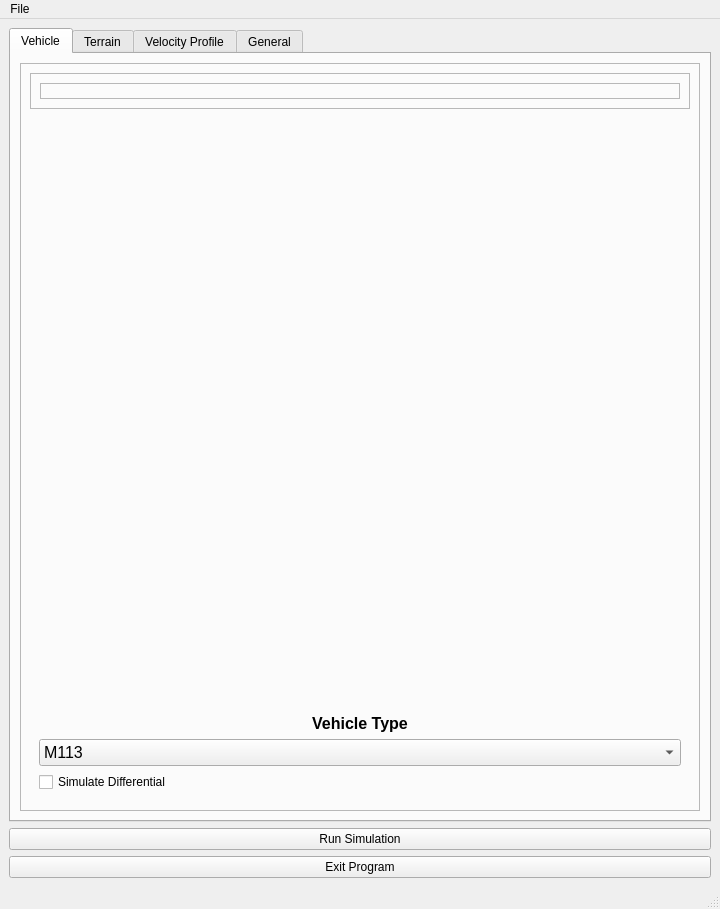
<?xml version="1.0" encoding="UTF-8"?>
<ui version="4.0">
 <author>Slav</author>
 <class>MainWindow</class>
 <widget class="QMainWindow" name="MainWindow">
  <property name="geometry">
   <rect>
    <x>0</x>
    <y>0</y>
    <width>720</width>
    <height>909</height>
   </rect>
  </property>
  <property name="windowTitle">
   <string>MainWindow</string>
  </property>
  <widget class="QWidget" name="centralwidget">
   <layout class="QVBoxLayout" name="verticalLayout_11">
    <item>
     <widget class="QTabWidget" name="tabWidget">
      <property name="currentIndex">
       <number>0</number>
      </property>
      <widget class="QWidget" name="tabVehicle">
       <attribute name="title">
        <string>Vehicle</string>
       </attribute>
       <layout class="QVBoxLayout" name="verticalLayout_12">
        <item>
         <widget class="QFrame" name="frameVehicle">
          <property name="frameShape">
           <enum>QFrame::StyledPanel</enum>
          </property>
          <property name="frameShadow">
           <enum>QFrame::Raised</enum>
          </property>
          <layout class="QVBoxLayout" name="verticalLayout_7">
           <item>
            <widget class="QFrame" name="frameImg">
             <property name="frameShape">
              <enum>QFrame::StyledPanel</enum>
             </property>
             <property name="frameShadow">
              <enum>QFrame::Raised</enum>
             </property>
             <layout class="QVBoxLayout" name="verticalLayout_8">
              <item>
               <widget class="QLabel" name="labelVehicleImg">
                <property name="enabled">
                 <bool>true</bool>
                </property>
                <property name="sizePolicy">
                 <sizepolicy hsizetype="Minimum" vsizetype="Minimum">
                  <horstretch>0</horstretch>
                  <verstretch>0</verstretch>
                 </sizepolicy>
                </property>
                <property name="frameShape">
                 <enum>QFrame::StyledPanel</enum>
                </property>
                <property name="text">
                 <string/>
                </property>
                <property name="pixmap">
                 <pixmap resource="resources/resource_file.qrc">:/Vehicles/M113.jpg</pixmap>
                </property>
                <property name="scaledContents">
                 <bool>false</bool>
                </property>
                <property name="alignment">
                 <set>Qt::AlignCenter</set>
                </property>
                <property name="wordWrap">
                 <bool>false</bool>
                </property>
                <property name="openExternalLinks">
                 <bool>false</bool>
                </property>
               </widget>
              </item>
             </layout>
            </widget>
           </item>
           <item>
            <widget class="QFrame" name="frameVehicleType">
             <property name="focusPolicy">
              <enum>Qt::NoFocus</enum>
             </property>
             <property name="layoutDirection">
              <enum>Qt::LeftToRight</enum>
             </property>
             <property name="frameShape">
              <enum>QFrame::NoFrame</enum>
             </property>
             <property name="frameShadow">
              <enum>QFrame::Raised</enum>
             </property>
             <layout class="QVBoxLayout" name="verticalLayout">
              <item>
               <spacer name="verticalSpacer_6">
                <property name="orientation">
                 <enum>Qt::Vertical</enum>
                </property>
                <property name="sizeHint" stdset="0">
                 <size>
                  <width>20</width>
                  <height>40</height>
                 </size>
                </property>
               </spacer>
              </item>
              <item>
               <widget class="QLabel" name="labelVehicleType">
                <property name="font">
                 <font>
                  <pointsize>12</pointsize>
                  <weight>75</weight>
                  <bold>true</bold>
                 </font>
                </property>
                <property name="text">
                 <string>Vehicle Type</string>
                </property>
                <property name="alignment">
                 <set>Qt::AlignCenter</set>
                </property>
               </widget>
              </item>
              <item>
               <widget class="QComboBox" name="comboBoxVehicleType">
                <property name="font">
                 <font>
                  <pointsize>12</pointsize>
                 </font>
                </property>
                <item>
                 <property name="text">
                  <string>M113</string>
                 </property>
                </item>
                <item>
                 <property name="text">
                  <string>Namer</string>
                 </property>
                </item>
                <item>
                 <property name="text">
                  <string>Eitan</string>
                 </property>
                </item>
                <item>
                 <property name="text">
                  <string>Merkava</string>
                 </property>
                </item>
                <item>
                 <property name="text">
                  <string>Merkava (With Spikes)</string>
                 </property>
                </item>
               </widget>
              </item>
              <item>
               <widget class="QCheckBox" name="checkBoxDifferential">
                <property name="text">
                 <string>Simulate Differential</string>
                </property>
               </widget>
              </item>
             </layout>
            </widget>
           </item>
          </layout>
         </widget>
        </item>
       </layout>
      </widget>
      <widget class="QWidget" name="tabTerrain">
       <attribute name="title">
        <string>Terrain</string>
       </attribute>
       <layout class="QVBoxLayout" name="verticalLayout_13">
        <item>
         <widget class="QFrame" name="frameTerrain">
          <property name="frameShape">
           <enum>QFrame::StyledPanel</enum>
          </property>
          <property name="frameShadow">
           <enum>QFrame::Raised</enum>
          </property>
          <layout class="QVBoxLayout" name="verticalLayout_21">
           <item>
            <widget class="QFrame" name="frameTerrainType">
             <property name="frameShape">
              <enum>QFrame::StyledPanel</enum>
             </property>
             <property name="frameShadow">
              <enum>QFrame::Raised</enum>
             </property>
             <layout class="QVBoxLayout" name="verticalLayout_19">
              <item>
               <widget class="QLabel" name="labelTerrainProp">
                <property name="font">
                 <font>
                  <pointsize>12</pointsize>
                  <weight>75</weight>
                  <bold>true</bold>
                 </font>
                </property>
                <property name="text">
                 <string>Terrain Properties</string>
                </property>
                <property name="alignment">
                 <set>Qt::AlignCenter</set>
                </property>
               </widget>
              </item>
              <item>
               <widget class="QFrame" name="frameProps">
                <property name="frameShape">
                 <enum>QFrame::StyledPanel</enum>
                </property>
                <property name="frameShadow">
                 <enum>QFrame::Raised</enum>
                </property>
                <layout class="QHBoxLayout" name="horizontalLayout_2">
                 <item>
                  <widget class="QFrame" name="frameTerrainPropsParams">
                   <property name="frameShape">
                    <enum>QFrame::StyledPanel</enum>
                   </property>
                   <property name="frameShadow">
                    <enum>QFrame::Raised</enum>
                   </property>
                   <layout class="QHBoxLayout" name="horizontalLayout">
                    <item>
                     <widget class="QFrame" name="frameTerrainTypeChoice">
                      <property name="frameShape">
                       <enum>QFrame::StyledPanel</enum>
                      </property>
                      <property name="frameShadow">
                       <enum>QFrame::Raised</enum>
                      </property>
                      <layout class="QVBoxLayout" name="verticalLayout_9">
                       <item>
                        <widget class="QRadioButton" name="radioBtnRoad">
                         <property name="text">
                          <string>Road</string>
                         </property>
                         <property name="checked">
                          <bool>true</bool>
                         </property>
                        </widget>
                       </item>
                       <item>
                        <widget class="QRadioButton" name="radioBtnSoil">
                         <property name="text">
                          <string>Soil</string>
                         </property>
                        </widget>
                       </item>
                       <item>
                        <spacer name="verticalSpacer_4">
                         <property name="orientation">
                          <enum>Qt::Vertical</enum>
                         </property>
                         <property name="sizeHint" stdset="0">
                          <size>
                           <width>20</width>
                           <height>40</height>
                          </size>
                         </property>
                        </spacer>
                       </item>
                      </layout>
                     </widget>
                    </item>
                    <item>
                     <widget class="QFrame" name="frameTerrainTypeParams">
                      <property name="frameShape">
                       <enum>QFrame::StyledPanel</enum>
                      </property>
                      <property name="frameShadow">
                       <enum>QFrame::Raised</enum>
                      </property>
                      <layout class="QVBoxLayout" name="verticalLayout_2">
                       <item>
                        <widget class="QLabel" name="labelParams">
                         <property name="text">
                          <string>Params:</string>
                         </property>
                        </widget>
                       </item>
                       <item>
                        <widget class="QLabel" name="labelTerrainPropParams">
                         <property name="text">
                          <string>init</string>
                         </property>
                        </widget>
                       </item>
                       <item>
                        <widget class="QLabel" name="labelTerrainSoilType">
                         <property name="text">
                          <string>Soil Type:</string>
                         </property>
                        </widget>
                       </item>
                       <item>
                        <widget class="QComboBox" name="comboBoxTerrainPropsSoilType">
                         <item>
                          <property name="text">
                           <string>Default</string>
                          </property>
                         </item>
                         <item>
                          <property name="text">
                           <string>Dry Sand</string>
                          </property>
                         </item>
                         <item>
                          <property name="text">
                           <string>Megiddo_B</string>
                          </property>
                         </item>
                         <item>
                          <property name="text">
                           <string>LETE Sand</string>
                          </property>
                         </item>
                         <item>
                          <property name="text">
                           <string>Heavy Clay W.E.S</string>
                          </property>
                         </item>
                        </widget>
                       </item>
                       <item>
                        <spacer name="verticalSpacer">
                         <property name="orientation">
                          <enum>Qt::Vertical</enum>
                         </property>
                         <property name="sizeHint" stdset="0">
                          <size>
                           <width>20</width>
                           <height>40</height>
                          </size>
                         </property>
                        </spacer>
                       </item>
                      </layout>
                     </widget>
                    </item>
                    <item>
                     <spacer name="horizontalSpacer">
                      <property name="orientation">
                       <enum>Qt::Horizontal</enum>
                      </property>
                      <property name="sizeHint" stdset="0">
                       <size>
                        <width>40</width>
                        <height>20</height>
                       </size>
                      </property>
                     </spacer>
                    </item>
                   </layout>
                  </widget>
                 </item>
                 <item>
                  <widget class="QFrame" name="frameTerrainPropsGeneral">
                   <property name="frameShape">
                    <enum>QFrame::StyledPanel</enum>
                   </property>
                   <property name="frameShadow">
                    <enum>QFrame::Raised</enum>
                   </property>
                   <layout class="QVBoxLayout" name="verticalLayout_5">
                    <item>
                     <widget class="QLabel" name="labelStartPoint">
                      <property name="text">
                       <string>Start Point:</string>
                      </property>
                     </widget>
                    </item>
                    <item>
                     <widget class="QSpinBox" name="spinBox_StartPoint">
                      <property name="minimum">
                       <number>-100</number>
                      </property>
                      <property name="maximum">
                       <number>100</number>
                      </property>
                      <property name="singleStep">
                       <number>10</number>
                      </property>
                      <property name="value">
                       <number>-10</number>
                      </property>
                     </widget>
                    </item>
                    <item>
                     <widget class="QSlider" name="slider_StartPoint">
                      <property name="minimum">
                       <number>-100</number>
                      </property>
                      <property name="maximum">
                       <number>100</number>
                      </property>
                      <property name="singleStep">
                       <number>10</number>
                      </property>
                      <property name="value">
                       <number>-10</number>
                      </property>
                      <property name="orientation">
                       <enum>Qt::Horizontal</enum>
                      </property>
                      <property name="invertedAppearance">
                       <bool>false</bool>
                      </property>
                     </widget>
                    </item>
                    <item>
                     <widget class="QLabel" name="labelEndPoint">
                      <property name="text">
                       <string>End Point:</string>
                      </property>
                     </widget>
                    </item>
                    <item>
                     <widget class="QSpinBox" name="spinBox_EndPoint">
                      <property name="minimum">
                       <number>100</number>
                      </property>
                      <property name="maximum">
                       <number>10000</number>
                      </property>
                      <property name="singleStep">
                       <number>100</number>
                      </property>
                      <property name="value">
                       <number>600</number>
                      </property>
                     </widget>
                    </item>
                    <item>
                     <widget class="QSlider" name="slider_EndPoint">
                      <property name="minimum">
                       <number>100</number>
                      </property>
                      <property name="maximum">
                       <number>10000</number>
                      </property>
                      <property name="singleStep">
                       <number>100</number>
                      </property>
                      <property name="value">
                       <number>600</number>
                      </property>
                      <property name="orientation">
                       <enum>Qt::Horizontal</enum>
                      </property>
                     </widget>
                    </item>
                    <item>
                     <widget class="QLabel" name="labelOffset">
                      <property name="text">
                       <string>Z Offset:</string>
                      </property>
                     </widget>
                    </item>
                    <item>
                     <widget class="QDoubleSpinBox" name="doubleSpinBox_Offset">
                      <property name="decimals">
                       <number>1</number>
                      </property>
                      <property name="minimum">
                       <double>-1.000000000000000</double>
                      </property>
                      <property name="maximum">
                       <double>1.000000000000000</double>
                      </property>
                      <property name="singleStep">
                       <double>0.100000000000000</double>
                      </property>
                      <property name="value">
                       <double>-0.900000000000000</double>
                      </property>
                     </widget>
                    </item>
                    <item>
                     <widget class="QSlider" name="slider_Offset">
                      <property name="minimum">
                       <number>-10</number>
                      </property>
                      <property name="maximum">
                       <number>10</number>
                      </property>
                      <property name="singleStep">
                       <number>1</number>
                      </property>
                      <property name="value">
                       <number>-9</number>
                      </property>
                      <property name="orientation">
                       <enum>Qt::Horizontal</enum>
                      </property>
                     </widget>
                    </item>
                   </layout>
                  </widget>
                 </item>
                </layout>
               </widget>
              </item>
             </layout>
            </widget>
           </item>
           <item>
            <widget class="QFrame" name="frameTerrainProfile">
             <property name="frameShape">
              <enum>QFrame::StyledPanel</enum>
             </property>
             <property name="frameShadow">
              <enum>QFrame::Raised</enum>
             </property>
             <layout class="QVBoxLayout" name="verticalLayout_6">
              <item>
               <widget class="QLabel" name="labelTerrainProfile">
                <property name="font">
                 <font>
                  <pointsize>12</pointsize>
                  <weight>75</weight>
                  <bold>true</bold>
                 </font>
                </property>
                <property name="text">
                 <string>Terrain Profile</string>
                </property>
                <property name="alignment">
                 <set>Qt::AlignCenter</set>
                </property>
               </widget>
              </item>
              <item>
               <widget class="QFrame" name="frameTerrainProfileOptions">
                <property name="frameShape">
                 <enum>QFrame::StyledPanel</enum>
                </property>
                <property name="frameShadow">
                 <enum>QFrame::Raised</enum>
                </property>
                <layout class="QHBoxLayout" name="horizontalLayout_3">
                 <item>
                  <widget class="QFrame" name="frameTerrainProfileType">
                   <property name="frameShape">
                    <enum>QFrame::StyledPanel</enum>
                   </property>
                   <property name="frameShadow">
                    <enum>QFrame::Raised</enum>
                   </property>
                   <layout class="QVBoxLayout" name="verticalLayout_10">
                    <item>
                     <widget class="QFrame" name="frame_2">
                      <property name="frameShape">
                       <enum>QFrame::StyledPanel</enum>
                      </property>
                      <property name="frameShadow">
                       <enum>QFrame::Raised</enum>
                      </property>
                      <layout class="QVBoxLayout" name="verticalLayout_3">
                       <item>
                        <widget class="QLabel" name="labelProfileType">
                         <property name="text">
                          <string>Profile Type:</string>
                         </property>
                        </widget>
                       </item>
                       <item>
                        <widget class="QComboBox" name="comboBoxTerrainProfileType">
                         <item>
                          <property name="text">
                           <string>Flat</string>
                          </property>
                         </item>
                         <item>
                          <property name="text">
                           <string>Step</string>
                          </property>
                         </item>
                         <item>
                          <property name="text">
                           <string>Slope</string>
                          </property>
                         </item>
                         <item>
                          <property name="text">
                           <string>Slope and Step</string>
                          </property>
                         </item>
                         <item>
                          <property name="text">
                           <string>Sinus</string>
                          </property>
                         </item>
                         <item>
                          <property name="text">
                           <string>Gaussian</string>
                          </property>
                         </item>
                         <item>
                          <property name="text">
                           <string>Random</string>
                          </property>
                         </item>
                        </widget>
                       </item>
                       <item>
                        <spacer name="verticalSpacer_5">
                         <property name="orientation">
                          <enum>Qt::Vertical</enum>
                         </property>
                         <property name="sizeHint" stdset="0">
                          <size>
                           <width>20</width>
                           <height>40</height>
                          </size>
                         </property>
                        </spacer>
                       </item>
                      </layout>
                     </widget>
                    </item>
                   </layout>
                  </widget>
                 </item>
                 <item>
                  <widget class="QFrame" name="frame_3">
                   <property name="frameShape">
                    <enum>QFrame::StyledPanel</enum>
                   </property>
                   <property name="frameShadow">
                    <enum>QFrame::Raised</enum>
                   </property>
                   <layout class="QVBoxLayout" name="verticalLayout_4">
                    <item>
                     <widget class="QLabel" name="label_2">
                      <property name="text">
                       <string>Options:</string>
                      </property>
                     </widget>
                    </item>
                    <item>
                     <widget class="QLabel" name="labelTerrainCustom_1">
                      <property name="text">
                       <string>Label 1:</string>
                      </property>
                     </widget>
                    </item>
                    <item>
                     <widget class="QDoubleSpinBox" name="doubleSpinBoxTerrainCustom_1">
                      <property name="decimals">
                       <number>1</number>
                      </property>
                      <property name="minimum">
                       <double>-1.000000000000000</double>
                      </property>
                      <property name="maximum">
                       <double>1.000000000000000</double>
                      </property>
                      <property name="singleStep">
                       <double>0.100000000000000</double>
                      </property>
                     </widget>
                    </item>
                    <item>
                     <widget class="QLabel" name="labelTerrainCustom_2">
                      <property name="text">
                       <string>Label 2:</string>
                      </property>
                     </widget>
                    </item>
                    <item>
                     <widget class="QDoubleSpinBox" name="doubleSpinBoxTerrainCustom_2">
                      <property name="decimals">
                       <number>1</number>
                      </property>
                      <property name="minimum">
                       <double>-1.000000000000000</double>
                      </property>
                      <property name="maximum">
                       <double>1.000000000000000</double>
                      </property>
                      <property name="singleStep">
                       <double>0.100000000000000</double>
                      </property>
                     </widget>
                    </item>
                    <item>
                     <widget class="QLabel" name="labelTerrainCustom_3">
                      <property name="text">
                       <string>Label 3:</string>
                      </property>
                     </widget>
                    </item>
                    <item>
                     <widget class="QDoubleSpinBox" name="doubleSpinBoxTerrainCustom_3">
                      <property name="decimals">
                       <number>1</number>
                      </property>
                      <property name="minimum">
                       <double>-1.000000000000000</double>
                      </property>
                      <property name="maximum">
                       <double>1.000000000000000</double>
                      </property>
                      <property name="singleStep">
                       <double>0.100000000000000</double>
                      </property>
                     </widget>
                    </item>
                    <item>
                     <widget class="QLabel" name="labelTerrainCustom_4">
                      <property name="text">
                       <string>Label 4:</string>
                      </property>
                     </widget>
                    </item>
                    <item>
                     <widget class="QDoubleSpinBox" name="doubleSpinBoxTerrainCustom_4">
                      <property name="decimals">
                       <number>1</number>
                      </property>
                      <property name="minimum">
                       <double>-1.000000000000000</double>
                      </property>
                      <property name="maximum">
                       <double>1.000000000000000</double>
                      </property>
                      <property name="singleStep">
                       <double>0.100000000000000</double>
                      </property>
                     </widget>
                    </item>
                    <item>
                     <widget class="QLabel" name="labelTerrainCustom_5">
                      <property name="text">
                       <string>Label 5:</string>
                      </property>
                     </widget>
                    </item>
                    <item>
                     <widget class="QDoubleSpinBox" name="doubleSpinBoxTerrainCustom_5">
                      <property name="decimals">
                       <number>1</number>
                      </property>
                      <property name="minimum">
                       <double>-1.000000000000000</double>
                      </property>
                      <property name="maximum">
                       <double>1.000000000000000</double>
                      </property>
                      <property name="singleStep">
                       <double>0.100000000000000</double>
                      </property>
                     </widget>
                    </item>
                   </layout>
                  </widget>
                 </item>
                </layout>
               </widget>
              </item>
             </layout>
            </widget>
           </item>
          </layout>
         </widget>
        </item>
       </layout>
      </widget>
      <widget class="QWidget" name="tabVelocity">
       <attribute name="title">
        <string>Velocity Profile</string>
       </attribute>
       <layout class="QVBoxLayout" name="verticalLayout_18">
        <item>
         <widget class="QFrame" name="frameVel">
          <property name="frameShape">
           <enum>QFrame::StyledPanel</enum>
          </property>
          <property name="frameShadow">
           <enum>QFrame::Raised</enum>
          </property>
          <layout class="QVBoxLayout" name="verticalLayout_15">
           <item>
            <widget class="QLabel" name="labelVelProfile">
             <property name="font">
              <font>
               <pointsize>12</pointsize>
               <weight>75</weight>
               <bold>true</bold>
              </font>
             </property>
             <property name="text">
              <string>Velocity Profile</string>
             </property>
             <property name="alignment">
              <set>Qt::AlignCenter</set>
             </property>
            </widget>
           </item>
           <item>
            <widget class="QFrame" name="frameVelOptions">
             <property name="frameShape">
              <enum>QFrame::StyledPanel</enum>
             </property>
             <property name="frameShadow">
              <enum>QFrame::Raised</enum>
             </property>
             <layout class="QVBoxLayout" name="verticalLayout_14">
              <item>
               <widget class="QLabel" name="labelSetVel">
                <property name="text">
                 <string>Set Maximum Velocity:</string>
                </property>
               </widget>
              </item>
              <item>
               <widget class="QSpinBox" name="spinBox_Vel">
                <property name="minimum">
                 <number>5</number>
                </property>
                <property name="maximum">
                 <number>100</number>
                </property>
                <property name="value">
                 <number>25</number>
                </property>
               </widget>
              </item>
              <item>
               <widget class="QSlider" name="slider_Vel">
                <property name="minimum">
                 <number>5</number>
                </property>
                <property name="maximum">
                 <number>100</number>
                </property>
                <property name="value">
                 <number>25</number>
                </property>
                <property name="orientation">
                 <enum>Qt::Horizontal</enum>
                </property>
               </widget>
              </item>
             </layout>
            </widget>
           </item>
           <item>
            <spacer name="verticalSpacer_3">
             <property name="orientation">
              <enum>Qt::Vertical</enum>
             </property>
             <property name="sizeHint" stdset="0">
              <size>
               <width>20</width>
               <height>40</height>
              </size>
             </property>
            </spacer>
           </item>
          </layout>
         </widget>
        </item>
       </layout>
      </widget>
      <widget class="QWidget" name="tabGeneral">
       <attribute name="title">
        <string>General</string>
       </attribute>
       <layout class="QVBoxLayout" name="verticalLayout_20">
        <item>
         <widget class="QFrame" name="frameGeneral">
          <property name="frameShape">
           <enum>QFrame::StyledPanel</enum>
          </property>
          <property name="frameShadow">
           <enum>QFrame::Raised</enum>
          </property>
          <layout class="QVBoxLayout" name="verticalLayout_17">
           <item>
            <widget class="QFrame" name="frameSimTime">
             <property name="frameShape">
              <enum>QFrame::StyledPanel</enum>
             </property>
             <property name="frameShadow">
              <enum>QFrame::Raised</enum>
             </property>
             <layout class="QVBoxLayout" name="verticalLayout_16">
              <item>
               <widget class="QLabel" name="labelVelProfile_2">
                <property name="font">
                 <font>
                  <pointsize>12</pointsize>
                  <weight>75</weight>
                  <bold>true</bold>
                 </font>
                </property>
                <property name="text">
                 <string>Simulation Settings</string>
                </property>
                <property name="alignment">
                 <set>Qt::AlignCenter</set>
                </property>
               </widget>
              </item>
              <item>
               <widget class="QLabel" name="labelSimTime">
                <property name="text">
                 <string>Set Simulation Time:</string>
                </property>
               </widget>
              </item>
              <item>
               <widget class="QSpinBox" name="spinBox_SimTime">
                <property name="minimum">
                 <number>0</number>
                </property>
                <property name="singleStep">
                 <number>1</number>
                </property>
                <property name="value">
                 <number>40</number>
                </property>
               </widget>
              </item>
              <item>
               <widget class="QSlider" name="slider_SimTime">
                <property name="sizePolicy">
                 <sizepolicy hsizetype="Minimum" vsizetype="Fixed">
                  <horstretch>0</horstretch>
                  <verstretch>0</verstretch>
                 </sizepolicy>
                </property>
                <property name="minimum">
                 <number>10</number>
                </property>
                <property name="maximum">
                 <number>100</number>
                </property>
                <property name="value">
                 <number>40</number>
                </property>
                <property name="orientation">
                 <enum>Qt::Horizontal</enum>
                </property>
               </widget>
              </item>
             </layout>
            </widget>
           </item>
           <item>
            <spacer name="verticalSpacer_2">
             <property name="orientation">
              <enum>Qt::Vertical</enum>
             </property>
             <property name="sizeHint" stdset="0">
              <size>
               <width>20</width>
               <height>414</height>
              </size>
             </property>
            </spacer>
           </item>
          </layout>
         </widget>
        </item>
       </layout>
      </widget>
     </widget>
    </item>
    <item>
     <widget class="QPushButton" name="pushbtnRunSim">
      <property name="text">
       <string>Run Simulation</string>
      </property>
     </widget>
    </item>
    <item>
     <widget class="QPushButton" name="pushbtnExitApp">
      <property name="text">
       <string>Exit Program</string>
      </property>
     </widget>
    </item>
   </layout>
  </widget>
  <widget class="QMenuBar" name="menubar">
   <property name="geometry">
    <rect>
     <x>0</x>
     <y>0</y>
     <width>720</width>
     <height>26</height>
    </rect>
   </property>
   <widget class="QMenu" name="menuFile">
    <property name="title">
     <string>File</string>
    </property>
    <addaction name="actionOpenResults"/>
   </widget>
   <addaction name="menuFile"/>
  </widget>
  <widget class="QStatusBar" name="statusbar"/>
  <action name="actionOpenResults">
   <property name="text">
    <string>Open Results</string>
   </property>
  </action>
 </widget>
 <resources>
  <include location="resources/resource_file.qrc"/>
 </resources>
 <connections>
  <connection>
   <sender>comboBoxVehicleType</sender>
   <signal>highlighted(QString)</signal>
   <receiver>labelVehicleImg</receiver>
   <slot>update()</slot>
   <hints>
    <hint type="sourcelabel">
     <x>316</x>
     <y>902</y>
    </hint>
    <hint type="destinationlabel">
     <x>354</x>
     <y>676</y>
    </hint>
   </hints>
  </connection>
 </connections>
</ui>
